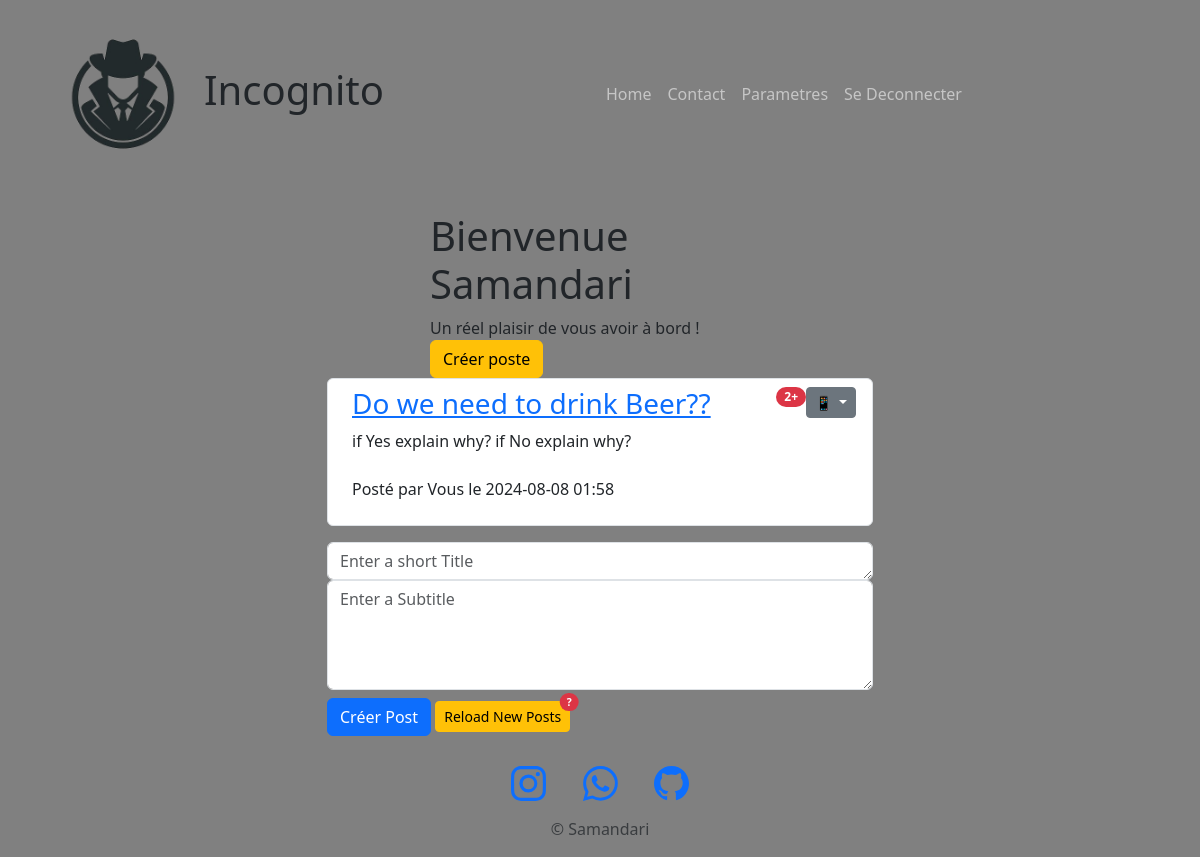
/posts (signed in), run on the app's committed database.
### main.py (models this page shows)
class User(UserMixin, db.Model):
    id = db.Column(db.Integer, primary_key=True)
    name = db.Column(db.String(50), unique=True, nullable=False)
    password = db.Column(db.String(500), nullable=False)
    posts = db.relationship('Post', back_populates='author', lazy=True)
    comments = db.relationship('Comment', back_populates='commenter', lazy=True)

class Post(db.Model):
    id = db.Column(db.Integer, primary_key=True)
    title = db.Column(db.String(200))
    subtitle = db.Column(db.String(250))
    timestamp = db.Column(db.DateTime, default=datetime.utcnow)
    author = db.relationship('User', back_populates='posts')  # Include the User object
    user_id = db.Column(db.Integer, db.ForeignKey('user.id'), nullable=False)
    comments = db.relationship('Comment', back_populates="parent_post", lazy=True)

### main.py (the view, shortened to what this page needs)
@app.route('/posts', methods=['GET', 'POST'])  # get all posts or create a post
@login_required
def get_posts():
    posts = Post.query.all()
    return render_template('all_posts.html', posts=posts, current_user=current_user, edit=False)

### main.py (called while the page is built)
@login_manager.user_loader
def load_user(user_id):
    return User.query.get(user_id)

### templates/all_posts.html (shortened to what this page needs)
{% include "header.html" %}
        <div class="container mt-4">
            <div class="row">
                <div class="col-md-6 offset-md-3">
                      <header class="masthead" style="">
                        <div class="container">
                          <div class="row">
                            <div class="col-lg-8 col-md-10 mx-auto">
                              <div class="site-heading">
                                <h1>Bienvenue {{current_user.name}}</h1>
                                <span class="subheading">Un réel plaisir de vous avoir à bord !   </span>
                                <a class="btn btn-warning" href="#inputTitle">Créer poste</a>
                              </div>
                            </div>
                          </div>
                        </div>
                      </header>
                    <ol id="posts" class="list-group list-group-unnumbered">
                        {% for post in posts %}
                            <li class="list-group-item d-flex justify-content-between align-items-start text-break">
                                <div class="ms-2 me-auto">
                                      <div class="fw-bold">
                                          <a href="{{ url_for('post', post_id=post.id) }}">
                                            <h3>{{ post.title }}</h3>
                                          </a>
                                      </div>
                                      {{ post.subtitle }} <br><br>
                                      <p class="post-meta">Posté par
                                          {% if current_user == post.author: %}
                                            Vous
                                          {% else %}
                                            Quelqu'un
                                          {% endif %}
                                          le {{post.timestamp.strftime('%Y-%m-%d %H:%M')}}
                                      </p>
                                </div>
                                <span class="badge text-bg-primary rounded-pill bg-danger">{{ post.comments|length }}+</span>
                                <div class="dropdown">
                                  <button class="btn btn-secondary btn-sm dropdown-toggle" type="button" data-bs-toggle="dropdown" aria-expanded="true">
                                    📱
                                  </button>
                                </div>
                            </li>
                        {% endfor %}
                    </ol>
                    <form id="form" method="POST" class="mt-3" action="{{ url_for('get_posts') }}">
                        <div class="control-group">
                            <div class="form-group col-xs-12 floating-label-form-group controls">
                                <textarea id="inputTitle" name="title" class="form-control" placeholder="Enter a short Title" rows="1" autocomplete="off" required ></textarea>
                                <textarea id="inputSubtitle" name="subtitle" class="form-control" placeholder="Enter a Subtitle" rows="4" autocomplete="off" ></textarea>
                                <button class="btn btn-primary" type="submit" id="sendButton">Créer Post</button>
                                <button type="button" class="btn btn-warning btn-sm position-relative" id="refrech" onclick="window.location.reload();">
                                  Reload New Posts
                                  <span class="position-absolute top-0 start-100 translate-middle badge rounded-pill bg-danger" id="message-count-badge">
                                    ?
                                  </span>
                                </button>
                            </div>
                        </div>
                    </form>
                </div>
            </div>
        </div>
{% include "footer.html" %}

### templates/header.html (style rules this page uses)
body { background-color: gray; }

### data on the page
User: name "Samandari"
Post: title "Do we need to drink Beer??", subtitle "if Yes explain why? if No explain why?", timestamp "2024-08-08 01:58", comments|length "2"
